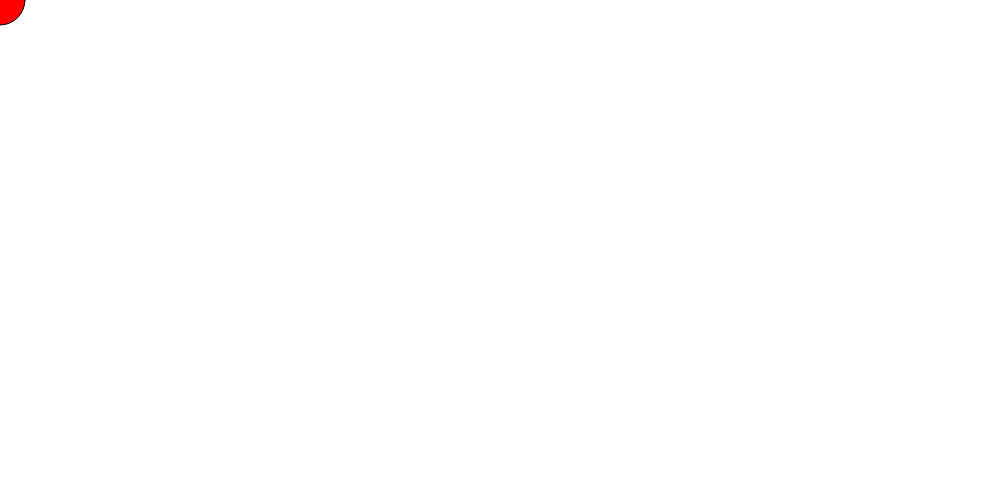
Frame 1 (no input)
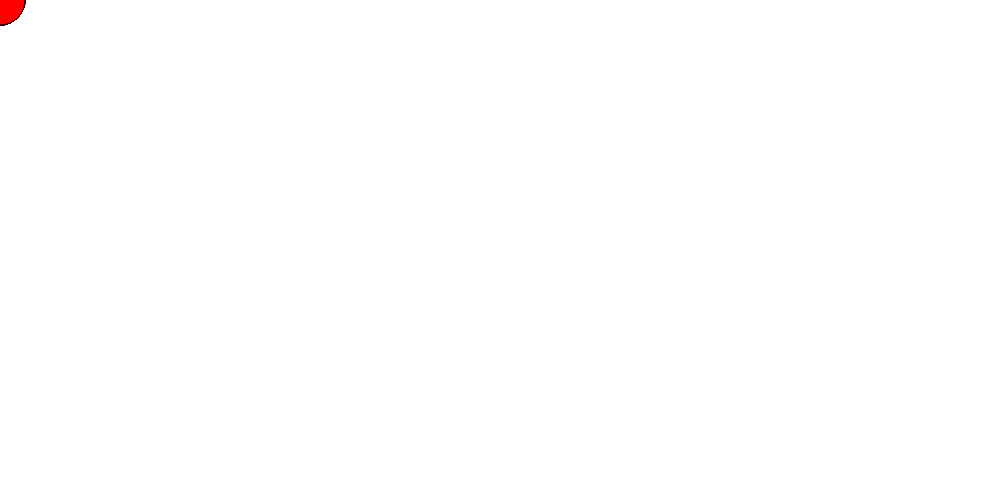
Frame 60 (no input)
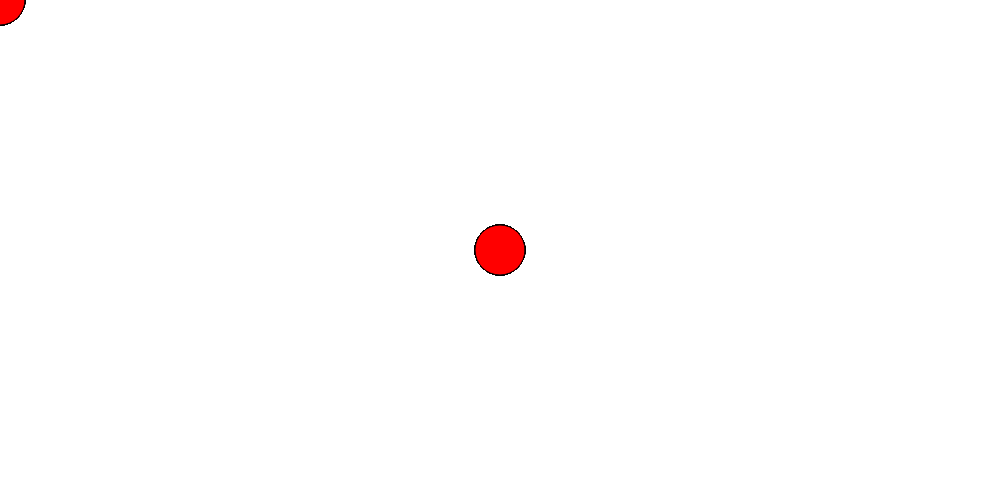
Frame 120 (the mouse pressed at the canvas centre since frame 60)

The p5.js sketch that drew these frames (run headless with seeded random() and noise() and a simulated clock; from frame 60 on, the mouse is pressed at the canvas centre):

// p5.js sketch
// ── sketch.js
function setup() {
  // put setup code here
  createCanvas(1000, 500);
}

function draw() {
  // put drawing code here
  fill(255, 0, 0)
  ellipse(mouseX, mouseY, 50, 50) ;
}
